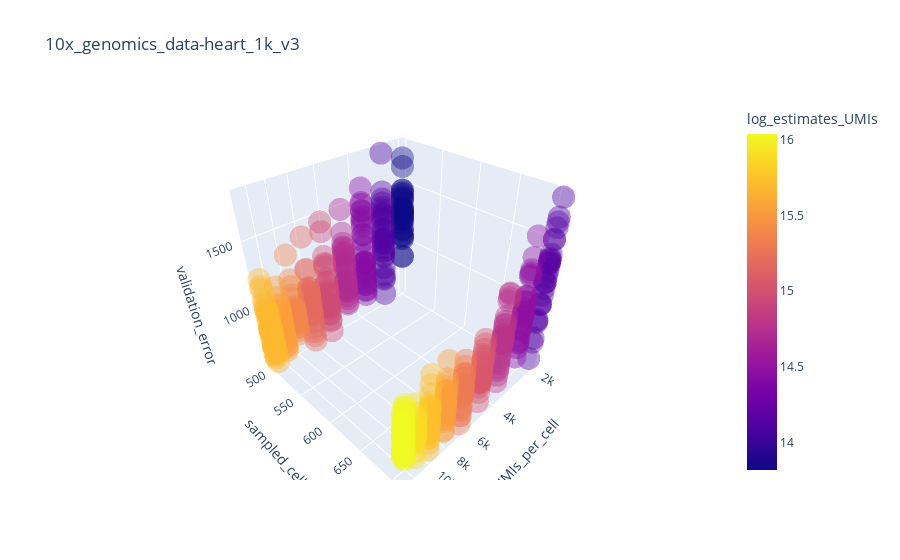
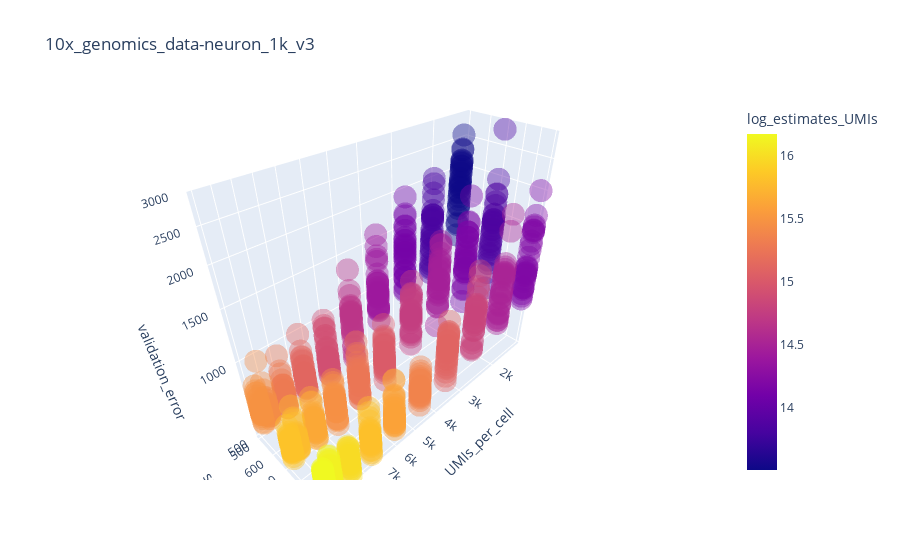
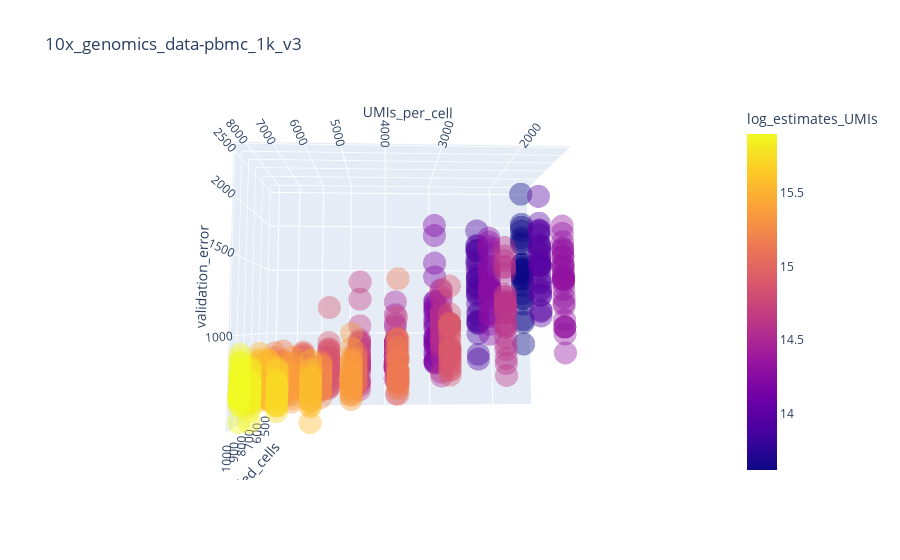
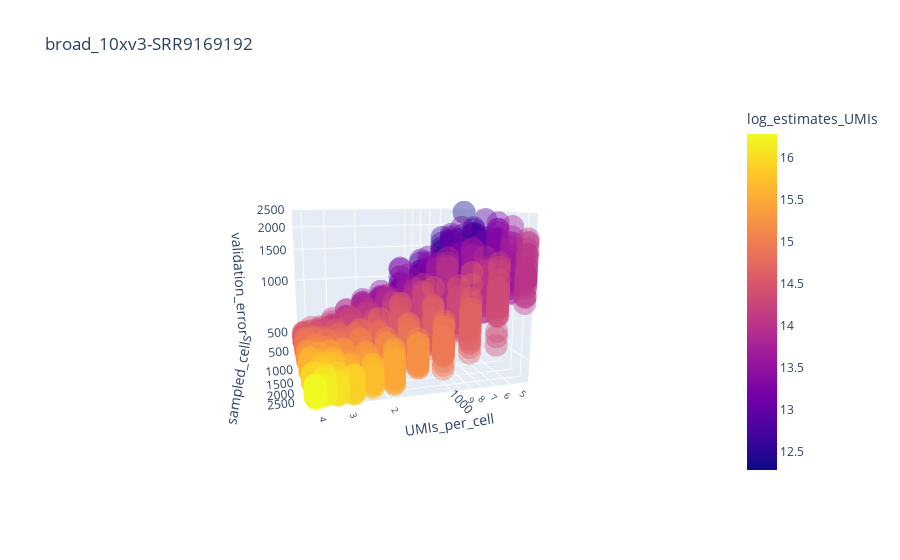

Notebook code cell kept with these figures, in order:
### Code cell
for ds in dfs:
    dfs[ds]['log_estimates_UMIs']=np.log(dfs[ds]['estimated_UMIs'])
    fig = px.scatter_3d(dfs[ds], x='UMIs_per_cell', y='sampled_cells', z='validation_error',log_z=True, log_y =True, log_x=True, color='log_estimates_UMIs', opacity = 0.4,size_max=18, height = 1000, title = ds)
    fig.show()

### Figure 1 — Plotly figure (JSON) as saved in the notebook; plotly's stock layout.template omitted (floating-point values rounded to 4 significant figures; data arrays with more than 128 entries replaced by an {"elided": "..."} marker saying what was removed)
{"data": [{"hovertemplate": "UMIs_per_cell=%{x}<br>sampled_cells=%{y}<br>validation_error=%{z}<br>log_estimates_UMIs=%{marker.color}<extra></extra>", "legendgroup": "", "marker": {"color": {"elided": "600 float values"}, "coloraxis": "coloraxis", "opacity": 0.4, "symbol": "circle"}, "mode": "markers", "name": "", "scene": "scene", "showlegend": false, "type": "scatter3d", "x": {"elided": "600 int values"}, "y": {"elided": "600 int values"}, "z": {"elided": "600 float values"}}], "layout": {"autosize": true, "coloraxis": {"colorbar": {"title": {"text": "log_estimates_UMIs"}}, "colorscale": [[0, "#0d0887"], [0.1111, "#46039f"], [0.2222, "#7201a8"], [0.3333, "#9c179e"], [0.4444, "#bd3786"], [0.5556, "#d8576b"], [0.6667, "#ed7953"], [0.7778, "#fb9f3a"], [0.8889, "#fdca26"], [1, "#f0f921"]]}, "legend": {"tracegroupgap": 0}, "scene": {"aspectmode": "auto", "aspectratio": {"x": 1, "y": 1, "z": 1}, "domain": {"x": [0, 1], "y": [0, 1]}, "xaxis": {"title": {"text": "UMIs_per_cell"}, "type": "log"}, "yaxis": {"title": {"text": "sampled_cells"}, "type": "log"}, "zaxis": {"title": {"text": "validation_error"}, "type": "log"}}, "title": {"text": "10x_genomics_data-heart_1k_v3"}}}

### Figure 2 — Plotly figure (JSON) as saved in the notebook; plotly's stock layout.template omitted (floating-point values rounded to 4 significant figures; data arrays with more than 128 entries replaced by an {"elided": "..."} marker saying what was removed)
{"data": [{"hovertemplate": "UMIs_per_cell=%{x}<br>sampled_cells=%{y}<br>validation_error=%{z}<br>log_estimates_UMIs=%{marker.color}<extra></extra>", "legendgroup": "", "marker": {"color": {"elided": "900 float values"}, "coloraxis": "coloraxis", "opacity": 0.4, "symbol": "circle"}, "mode": "markers", "name": "", "scene": "scene", "showlegend": false, "type": "scatter3d", "x": {"elided": "900 int values"}, "y": {"elided": "900 int values"}, "z": {"elided": "900 float values"}}], "layout": {"autosize": true, "coloraxis": {"colorbar": {"title": {"text": "log_estimates_UMIs"}}, "colorscale": [[0, "#0d0887"], [0.1111, "#46039f"], [0.2222, "#7201a8"], [0.3333, "#9c179e"], [0.4444, "#bd3786"], [0.5556, "#d8576b"], [0.6667, "#ed7953"], [0.7778, "#fb9f3a"], [0.8889, "#fdca26"], [1, "#f0f921"]]}, "legend": {"tracegroupgap": 0}, "scene": {"aspectmode": "auto", "aspectratio": {"x": 1.493, "y": 0.5219, "z": 1.283}, "domain": {"x": [0, 1], "y": [0, 1]}, "xaxis": {"title": {"text": "UMIs_per_cell"}, "type": "log"}, "yaxis": {"title": {"text": "sampled_cells"}, "type": "log"}, "zaxis": {"title": {"text": "validation_error"}, "type": "log"}}, "title": {"text": "10x_genomics_data-neuron_1k_v3"}}}

### Figure 3 — Plotly figure (JSON) as saved in the notebook; plotly's stock layout.template omitted (floating-point values rounded to 4 significant figures; data arrays with more than 128 entries replaced by an {"elided": "..."} marker saying what was removed)
{"data": [{"hovertemplate": "UMIs_per_cell=%{x}<br>sampled_cells=%{y}<br>validation_error=%{z}<br>log_estimates_UMIs=%{marker.color}<extra></extra>", "legendgroup": "", "marker": {"color": {"elided": "810 float values"}, "coloraxis": "coloraxis", "opacity": 0.4, "symbol": "circle"}, "mode": "markers", "name": "", "scene": "scene", "showlegend": false, "type": "scatter3d", "x": {"elided": "810 int values"}, "y": {"elided": "810 int values"}, "z": {"elided": "810 float values"}}], "layout": {"autosize": true, "coloraxis": {"colorbar": {"title": {"text": "log_estimates_UMIs"}}, "colorscale": [[0, "#0d0887"], [0.1111, "#46039f"], [0.2222, "#7201a8"], [0.3333, "#9c179e"], [0.4444, "#bd3786"], [0.5556, "#d8576b"], [0.6667, "#ed7953"], [0.7778, "#fb9f3a"], [0.8889, "#fdca26"], [1, "#f0f921"]]}, "legend": {"tracegroupgap": 0}, "scene": {"aspectmode": "auto", "aspectratio": {"x": 1.401, "y": 0.6094, "z": 1.171}, "camera": {"center": {"x": 0, "y": 0, "z": 0}, "eye": {"x": 0.07515, "y": 2.158, "z": -0.1621}, "projection": {"type": "perspective"}, "up": {"x": 0, "y": 0, "z": 1}}, "domain": {"x": [0, 1], "y": [0, 1]}, "xaxis": {"title": {"text": "UMIs_per_cell"}, "type": "log"}, "yaxis": {"title": {"text": "sampled_cells"}, "type": "log"}, "zaxis": {"title": {"text": "validation_error"}, "type": "log"}}, "title": {"text": "10x_genomics_data-pbmc_1k_v3"}}}

### Figure 4 — Plotly figure (JSON) as saved in the notebook; plotly's stock layout.template omitted (floating-point values rounded to 4 significant figures; data arrays with more than 128 entries replaced by an {"elided": "..."} marker saying what was removed)
{"data": [{"hovertemplate": "UMIs_per_cell=%{x}<br>sampled_cells=%{y}<br>validation_error=%{z}<br>log_estimates_UMIs=%{marker.color}<extra></extra>", "legendgroup": "", "marker": {"color": {"elided": "2160 float values"}, "coloraxis": "coloraxis", "opacity": 0.4, "symbol": "circle"}, "mode": "markers", "name": "", "scene": "scene", "showlegend": false, "type": "scatter3d", "x": {"elided": "2160 int values"}, "y": {"elided": "2160 int values"}, "z": {"elided": "2160 float values"}}], "layout": {"autosize": true, "coloraxis": {"colorbar": {"title": {"text": "log_estimates_UMIs"}}, "colorscale": [[0, "#0d0887"], [0.1111, "#46039f"], [0.2222, "#7201a8"], [0.3333, "#9c179e"], [0.4444, "#bd3786"], [0.5556, "#d8576b"], [0.6667, "#ed7953"], [0.7778, "#fb9f3a"], [0.8889, "#fdca26"], [1, "#f0f921"]]}, "legend": {"tracegroupgap": 0}, "scene": {"aspectmode": "auto", "aspectratio": {"x": 1.192, "y": 0.9102, "z": 0.9215}, "camera": {"center": {"x": 0, "y": 0, "z": 0}, "eye": {"x": 0.7085, "y": 2.558, "z": 0.555}, "projection": {"type": "perspective"}, "up": {"x": 0, "y": 0, "z": 1}}, "domain": {"x": [0, 1], "y": [0, 1]}, "xaxis": {"title": {"text": "UMIs_per_cell"}, "type": "log"}, "yaxis": {"title": {"text": "sampled_cells"}, "type": "log"}, "zaxis": {"title": {"text": "validation_error"}, "type": "log"}}, "title": {"text": "broad_10xv3-SRR9169192"}}}
